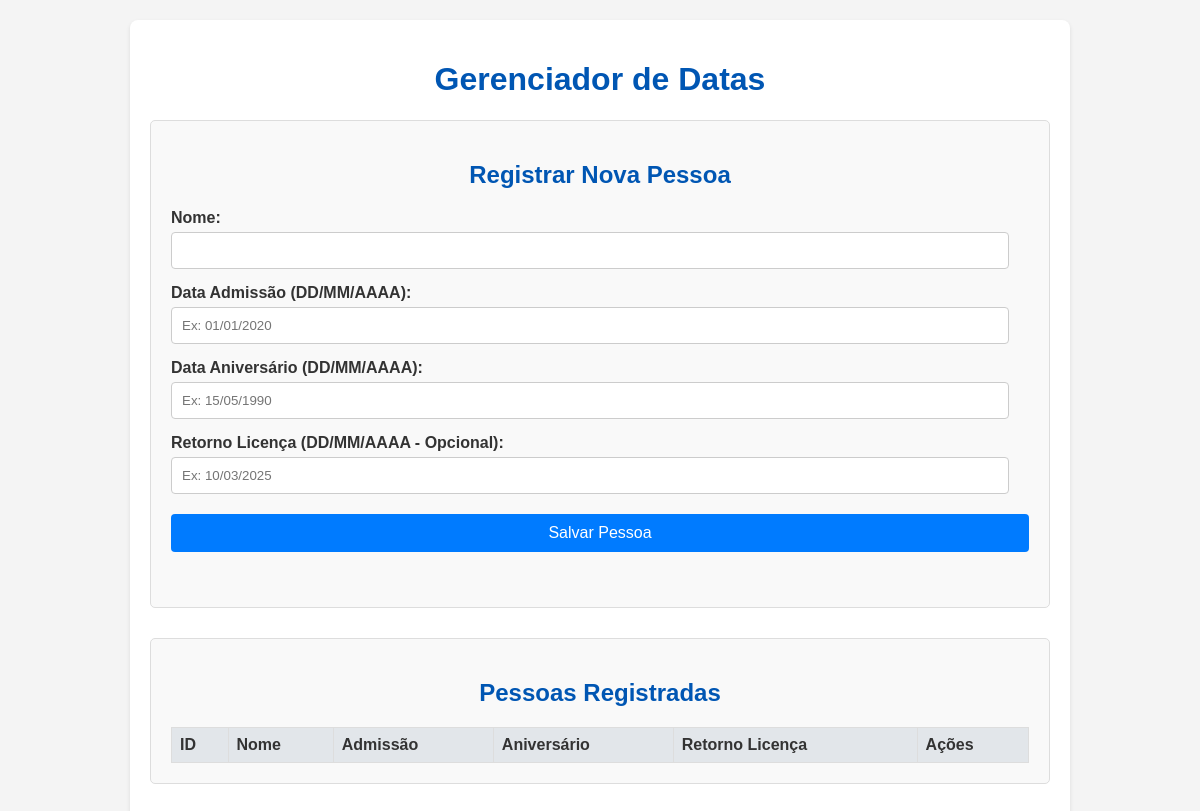
Before: / with the older database file.
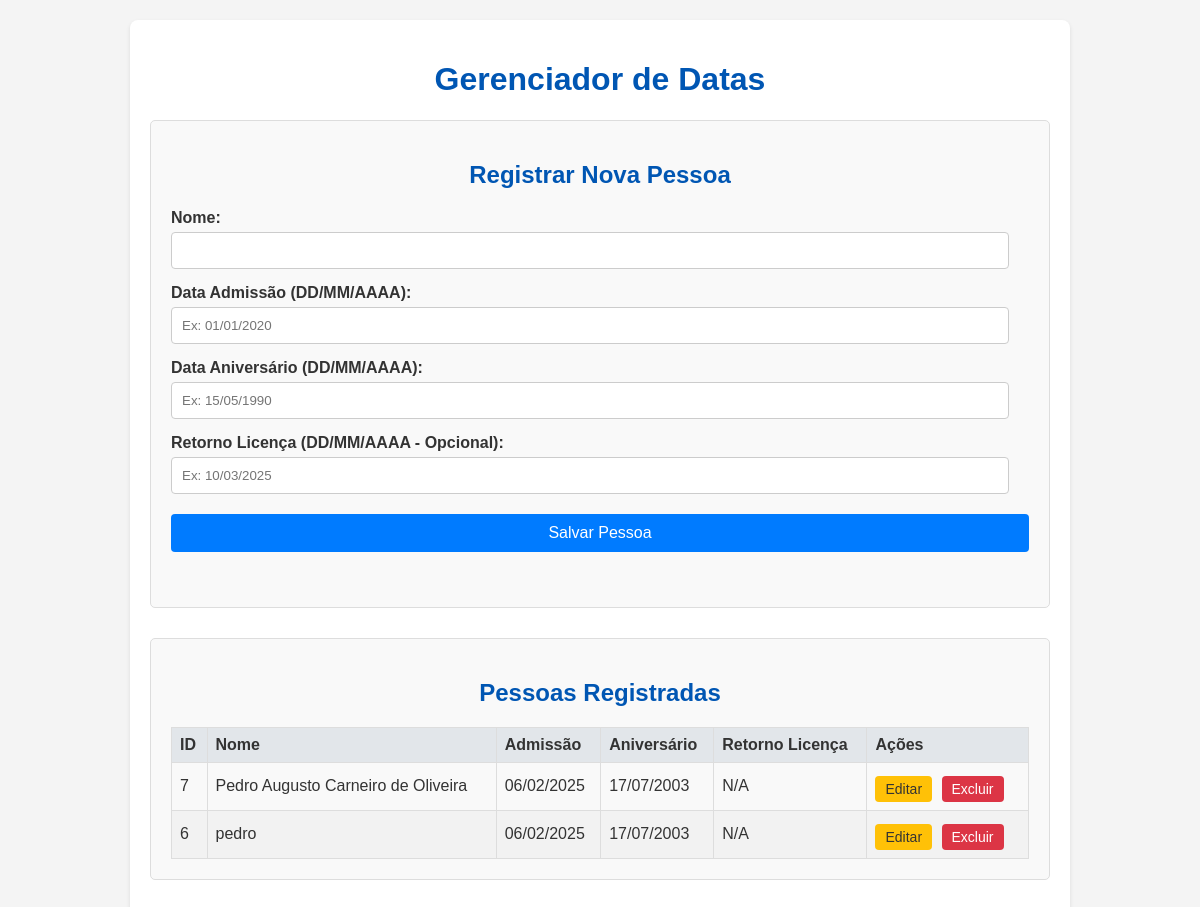
After: the same page with the newer database file.
### tables this page shows
CREATE TABLE funcionarios (
            id INTEGER PRIMARY KEY AUTOINCREMENT,
            nome TEXT NOT NULL,
            data_admissao TEXT NOT NULL,      -- Armazenará DD/MM/AAAA
            data_aniversario TEXT NOT NULL,   -- Armazenará DD/MM/AAAA
            data_retorno_licenca TEXT         -- Armazenará DD/MM/AAAA ou NULL
        );

### app.py (the view)
@app.route('/')
def index():
    funcionarios = get_all_funcionarios()
    return render_template('index.html', funcionarios=funcionarios)

### database.py (called while the page is built)
def connect_db():
    conn = sqlite3.connect(DATABASE_NAME)
    conn.row_factory = sqlite3.Row # Retorna linhas como dicionários (acesso por nome da coluna)
    return conn

def get_all_funcionarios():
    conn = connect_db()
    cursor = conn.cursor()
    cursor.execute("SELECT * FROM funcionarios ORDER BY nome ASC")
    funcionarios = cursor.fetchall()
    conn.close()
    return funcionarios

### templates/index.html (shortened to what this page needs)
<!DOCTYPE html>
<html lang="pt-br">
<head>
    <link rel="stylesheet" href="{{ url_for('static', filename='style.css') }}">
</head>
<body>
    <div class="container">
        <h1>Gerenciador de Datas</h1>
        <div class="section">
            <h2>Registrar Nova Pessoa</h2>
            <form id="registroForm">
                <div class="form-group">
                    <label for="nome">Nome:</label>
                    <input type="text" id="nome" name="nome" required>
                </div>
                <div class="form-group">
                    <label for="data_admissao">Data Admissão (DD/MM/AAAA):</label>
                    <input type="text" id="data_admissao" name="data_admissao" placeholder="Ex: 01/01/2020" required>
                </div>
                <div class="form-group">
                    <label for="data_aniversario">Data Aniversário (DD/MM/AAAA):</label>
                    <input type="text" id="data_aniversario" name="data_aniversario" placeholder="Ex: 15/05/1990" required>
                </div>
                <div class="form-group">
                    <label for="data_retorno_licenca">Retorno Licença (DD/MM/AAAA - Opcional):</label>
                    <input type="text" id="data_retorno_licenca" name="data_retorno_licenca" placeholder="Ex: 10/03/2025">
                </div>
                <button type="submit">Salvar Pessoa</button>
            </form>
            <div id="mensagem" class="message"></div>
        </div>
        <div class="section">
            <h2>Pessoas Registradas</h2>
            <table id="pessoasTable">
                <thead>
                    <tr>
                        <th>ID</th>
                        <th>Nome</th>
                        <th>Admissão</th>
                        <th>Aniversário</th>
                        <th>Retorno Licença</th>
                        <th>Ações</th>
                    </tr>
                </thead>
                <tbody>
                    {% for funcionario in funcionarios %}
                    <tr>
                        <td>{{ funcionario.id }}</td>
                        <td>{{ funcionario.nome }}</td>
                        <td>{{ funcionario.data_admissao }}</td>
                        <td>{{ funcionario.data_aniversario }}</td>
                        <td>{{ funcionario.data_retorno_licenca if funcionario.data_retorno_licenca else 'N/A' }}</td>
                        <td>
                            <button class="editar-btn" data-id="{{ funcionario.id }}">Editar</button>
                            <button class="deletar-btn" data-id="{{ funcionario.id }}">Excluir</button>
                        </td>
                    </tr>
                    {% endfor %}
                </tbody>
            </table>
        </div>
    </div>
</body>
</html>

### static/style.css (style rules this page uses)
body { font-family: Arial, sans-serif; margin: 20px; background-color: #f4f4f4; color: #333; }
.container { max-width: 900px; margin: 0 auto; background-color: #fff; padding: 20px; border-radius: 8px; box-shadow: 0 2px 4px rgba(0,0,0,0.1); }
h1, h2 { color: #0056b3; text-align: center; }
.section { margin-bottom: 30px; padding: 20px; border: 1px solid #ddd; border-radius: 5px; background-color: #f9f9f9; }
.form-group { margin-bottom: 15px; }
.form-group label { display: block; margin-bottom: 5px; font-weight: bold; }
.form-group input[type="text"] { width: calc(100% - 20px); padding: 10px; border: 1px solid #ccc; border-radius: 4px; box-sizing: border-box; }
button[type="submit"], .editar-btn, .deletar-btn { color: white; padding: 10px 15px; border: none; border-radius: 4px; cursor: pointer; font-size: 16px; width: 100%; margin-top: 5px; }
.editar-btn, .deletar-btn { width: auto; padding: 5px 10px; font-size: 14px; margin-right: 5px; }
button[type="submit"] { background-color: #007bff; }
.editar-btn { background-color: #ffc107; color: #333; }
.deletar-btn { background-color: #dc3545; }
.message { margin-top: 15px; padding: 10px; border-radius: 4px; text-align: center; font-weight: bold; }
table { width: 100%; border-collapse: collapse; margin-top: 20px; }
table th, table td { border: 1px solid #ddd; padding: 8px; text-align: left; }
table th { background-color: #e2e6ea; color: #333; }
table tr:nth-child(even) { background-color: #f2f2f2; }

Changed rows visible on the page:
added funcionarios: id "7", nome "Pedro Augusto Carneiro de Oliveira", data_admissao "06/02/2025", data_aniversario "17/07/2003", data_retorno_licenca "N/A"
added funcionarios: id "6", nome "pedro", data_admissao "06/02/2025", data_aniversario "17/07/2003", data_retorno_licenca "N/A"
